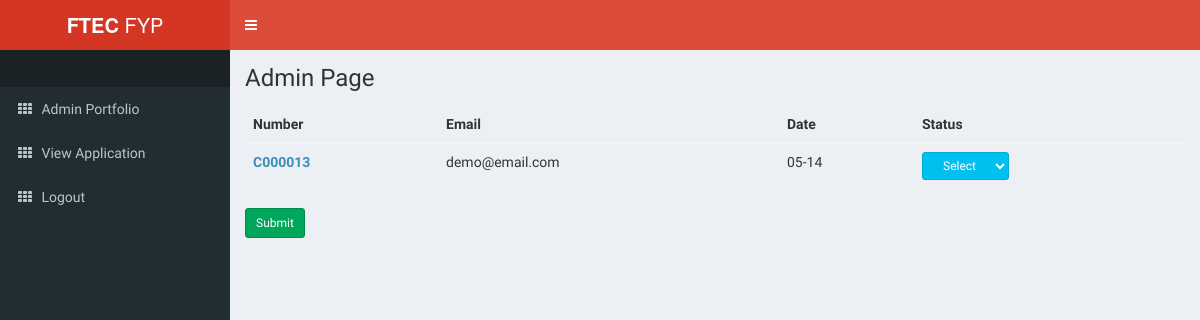
The page /admin (signed in) on the database its author committed.
### models.py (models this page shows)
class Car(UserMixin, db.Model):
    __tablename__ = "car"
    id = db.Column(
        db.Integer, primary_key=True
    )  # primary keys are required by SQLAlchemy
    aid = db.Column(db.String(1000), unique=True)
    status = db.Column(db.String(1000))
    email = db.Column(db.String(100), unique=False)
    A = db.Column(db.Integer)
    B = db.Column(db.Integer)
    C = db.Column(db.Integer)
    D = db.Column(db.Integer)
    E = db.Column(db.Integer)
    F = db.Column(db.Integer)
    G = db.Column(db.Integer)
    H = db.Column(db.Integer)
    I = db.Column(db.Integer)
    J = db.Column(db.Integer)
    result = db.Column(db.Float(32))
    date = db.Column(db.String(1000))

### main.py (the view)
@main.route("/admin")
@login_required
def admin():
    all_user = Car.query.filter_by(status="running").all()
    posts = []
    for user in all_user:
        post = {"number": user.aid, "email": user.email, "date": (user.date)[5:]}
        posts.append(post)
    user_amount = 0
    if len(posts) > 0:
        user_amount = 1
    return render_template("admin.html", posts=posts, user_amount=user_amount)

### __init__.py (called while the page is built)
def create_app():
    app = Flask(__name__)
    migrate = Migrate(app, db, render_as_batch=True)
    app.config["SECRET_KEY"] = "dev"
    app.config.from_object(Config)
    db.init_app(app)
    @app.before_first_request
    def create_tables():
        db.create_all()
    login_manager = LoginManager()
    login_manager.login_view = "auth.login"
    login_manager.init_app(app)
    from .models import User
    @login_manager.user_loader
    def load_user(user_id):
        return User.query.get(int(user_id))
    from .auth import auth as auth_blueprint
    app.register_blueprint(auth_blueprint)
    from .main import main as main_blueprint
    app.register_blueprint(main_blueprint)
    return app

### templates/admin.html (shortened to what this page needs)
<!DOCTYPE html>
<html>
<head>
    <link href="static/bootstrap/css/bootstrap.min.css" rel="stylesheet" type="text/css" />
    <link href="https://maxcdn.bootstrapcdn.com/font-awesome/4.3.0/css/font-awesome.min.css" rel="stylesheet"
        type="text/css" />
    <link href="http://code.ionicframework.com/ionicons/2.0.0/css/ionicons.min.css" rel="stylesheet" type="text/css" />
    <link href="static/dist/css/AdminLTE.min.css" rel="stylesheet" type="text/css" />
    <link href="static/dist/css/skins/_all-skins.min.css" rel="stylesheet" type="text/css" />
</head>
<body class="skin-red">
    <div class="wrapper">
        <header class="main-header">
            <a href="/admin" class="logo"><b>FTEC</b> FYP</a>
            <nav class="navbar navbar-static-top" role="navigation">
                <a href="#" class="sidebar-toggle" data-toggle="offcanvas" role="button">
                </a>
            </nav>
        </header>
        <aside class="main-sidebar">
            <section class="sidebar">
                <ul class="sidebar-menu">
                    <li class="header"><br></li>
                    <li>
                        <a href="/adminprofile">
                            <i class="fa fa-th"></i> <span>Admin Portfolio</span>
                        </a>
                    </li>
                    <li>
                        <a href="/admin">
                            <i class="fa fa-th"></i> <span>View Application</span>
                        </a>
                    </li>
                    <li>
                        <a href="{{ url_for('auth.logout') }}">
                            <i class="fa fa-th"></i> <span>Logout</span>
                        </a>
                    </li>
                </ul>
            </section>
        </aside>
        <div class="content-wrapper">
            <section class="content-header">
                <h1>
                    Admin Page
                </h1>
                <ol class="breadcrumb">
                </ol>
            </section>
            <section class="content">
                <form method="POST" action="/admin">
                    <table class="table align-middle">
                        <thead>
                            <tr>
                                <th scope="col">Number</th>
                                <th scope="col">Email</th>
                                <th scope="col">Date</th>
                                <th scope="col">Status</th>
                            </tr>
                        </thead>
                        <tbody>
                            {%for post in posts%}
                            <tr>
                                <th scope="row"><a href="{{post.number}}">{{post.number}}</a></th>
                                <td>{{post.email}}</td>
                                <td>{{post.date}}</td>
                                <td>
                                    <select type="button" name=ca class="btn btn-info btn-sm px-3">
                                        <option value="running">Select</option>
                                    </select>
                                </td>
                            </tr>
                            {%endfor%}
                        </tbody>
                    </table>
                    <button class='btn btn-success btn-sm px-3' type="submit" style="float:left;">Submit</button>
                </form>
            </section>
        </div>
    </div>
</body>
</html>

### rows shown on the page
Car: number "C000013", email "demo@email.com", date "05-14"
